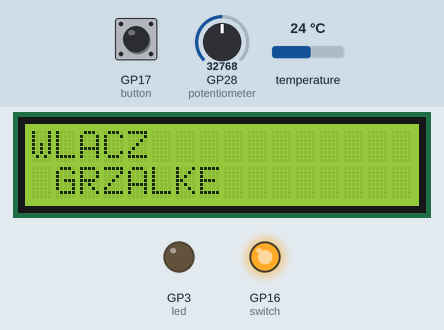
Simulated run of this program. Board: Raspberry Pi Pico running MicroPython. Parts: 16×2 character LCD, output pins drawn as LEDs (lit = HIGH). The inputs (shaded band) are chosen by the test bench; at power-on: GP17 (button) LOW, temperature 24 °C, GP28 (potentiometer) = 32768 (analog values on the 0–65535 scale). Library files of the repository ran but are not shown: i2c_lcd.py; what the program prints to the serial console is not drawn.

Above: at 5.2 s.
5.3 s: GP17 (button) pulled HIGH for 0.15 s
At 6.5 s:
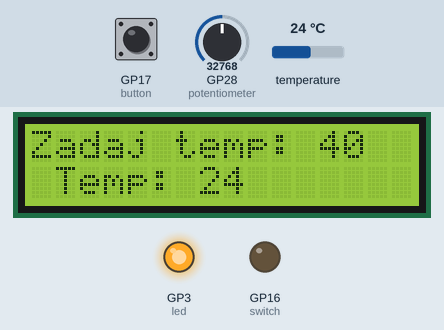
7.1 s: temperature set to 39.5 °C
9.2 s: temperature set to 41.1 °C
At 10.3 s:
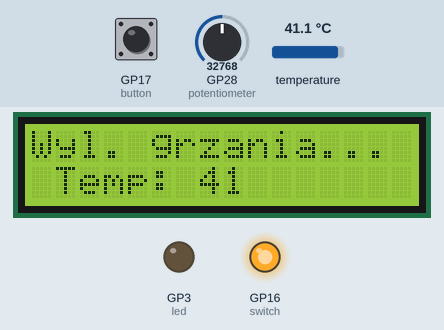
11.1 s: GP28 (potentiometer) set to 35040
At 12.8 s:
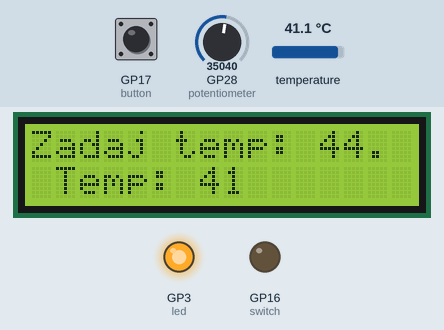
13.1 s: GP17 (button) pulled HIGH for 1 s
At 13.9 s:
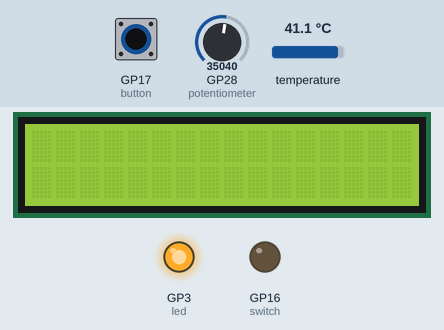
15.6 s: GP17 (button) pulled HIGH for 3.2 s
At 19.7 s:
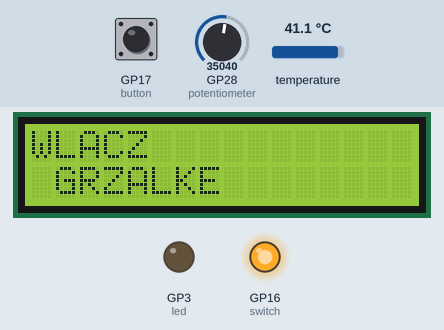
Timing chart, 0 to 21.2 s (numbered marks = the images above; inputs shaded):
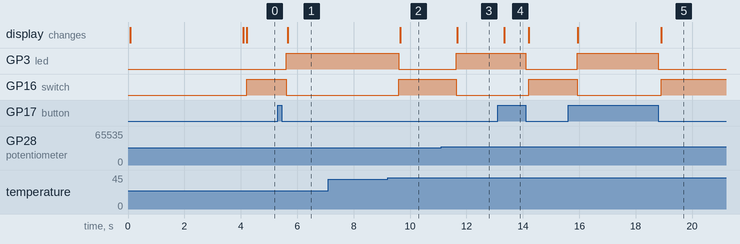

Measured:
- the behaviour switches between 40.2 and 40.3 °C on temperature (found by bisection; images 1 and 2)
- the behaviour switches between 34112 and 34128 on GP28 (potentiometer) (found by bisection; images 2 and 3)
- after the input at 5.3 s, GP3 (led): LOW → HIGH after 0.32 s; GP16 (switch): HIGH → LOW after 0.32 s; the display: changes after 0.36 s (image 1)
- after the input at 7.1 s, every drawn part: stays the same
- after the input at 9.2 s, GP3 (led): HIGH → LOW after 0.41 s; GP16 (switch): LOW → HIGH after 0.41 s; the display: changes after 0.44 s (image 2)
- after the input at 11.1 s, GP3 (led): LOW → HIGH after 0.53 s; GP16 (switch): HIGH → LOW after 0.53 s; the display: changes after 0.57 s (image 3)
- after the input at 13.1 s, GP3 (led): HIGH → LOW after 1.0 s; GP16 (switch): LOW → HIGH after 1.1 s; the display: changes after 0.24 s (image 4)
- after the input at 15.6 s, GP3 (led): LOW → HIGH after 0.32 s, → LOW 2.9 s later; GP16 (switch): HIGH → LOW after 0.32 s, → HIGH 3.0 s later; the display: first changes after 0.34 s (image 5 shows a later state)

The program:

main.py
```python
#Include the library files
import machine, onewire, ds18x20
from machine import ADC, Pin, Timer, I2C
from time import sleep
import utime
from lcd_api import LcdApi
from i2c_lcd import I2cLcd

I2C_ADDR = 0x27
totalRows = 2
totalColumns = 16

i2c = I2C(0, sda=machine.Pin(0), scl=machine.Pin(1), freq=400000)
lcd = I2cLcd(i2c, I2C_ADDR, totalRows, totalColumns)

led = Pin(3, Pin.OUT) #Include the LED pin
potentiometer = ADC(28) #Include the potentiometer pin
ds_pin = machine.Pin(27)

ds_sensor = ds18x20.DS18X20(onewire.OneWire(ds_pin))
roms = ds_sensor.scan()
conversion_factor = 3.3 / (65535)
switch = Pin(16, Pin.OUT) #Include the relay switch pin
button = Pin(17, Pin.IN, Pin.PULL_DOWN)
logic_state = 0


lcd.move_to(6,0)                       #
lcd.putstr("CZESC")             #  LCD      #
lcd.move_to(5,1)                       # DISPLAY
lcd.putstr("MIECIU!")
sleep(4)                            # #
lcd.clear()


def working():
    switch.value(0)
    led.value(1)
    lcd.move_to(0,0)                       #
    lcd.putstr("Zadaj temp: ")             #  LCD
    lcd.putstr(str(round(set_temp)))       #
    lcd.move_to(1,1)                       # DISPLAY
    lcd.putstr("Temp: ")                   #
    lcd.putstr(str(round(reading)))

def wygaszanie():
    led.value(0)
    switch.value(1)
    lcd.move_to(0,0)
    lcd.putstr("Wyl. grzania...")
    lcd.move_to(1,1)
    lcd.putstr("Temp: ")
    lcd.putstr(str(round(reading)))


if __name__ == '__main__':

   while True:
        #Waiting for button click

        if button.value() == 0:
            if logic_state==0:
                print(button.value())
                led.value(0)
                sleep(0.1)
                lcd.putstr("WLACZ ")
                lcd.move_to(1,1)
                lcd.putstr("GRZALKE")
                switch.value(1)
                sleep_ms=100
                while button.value() == 0:
                    logic_state=1

            while True:              #Performing main loop


                ds_sensor.convert_temp()
                for rom in roms:
                    print(ds_sensor.read_temp(rom))
                #reading = sensor_temp.read_u16() * conversion_factor   #reading Temp
                reading = ds_sensor.read_temp(rom)         #converting voltages to celsius
                utime.sleep(0.1)
                #print("temp: ",reading)    #Print value on the shell

                value = potentiometer.read_u16() * conversion_factor  #Setting temp
                set_temp = (value - 0.5) * 35                         #converting voltages to celsius
                utime.sleep(0.1)
                #print("set temp: ",set_temp)    #Print value on the shell


                if (round(set_temp - reading)) >= 2:
                    utime.sleep(0.1)#reading + 2 < set_temp:
                    working()

                    print(round(set_temp - reading))

                elif reading > set_temp:
                    utime.sleep(0.1)
                    wygaszanie()


                else:                                   #keep heating
                    print("Test")

                if button.value() == 1:                 #finish loop
                    lcd.clear()
                    logic_state=0
                    break
```
